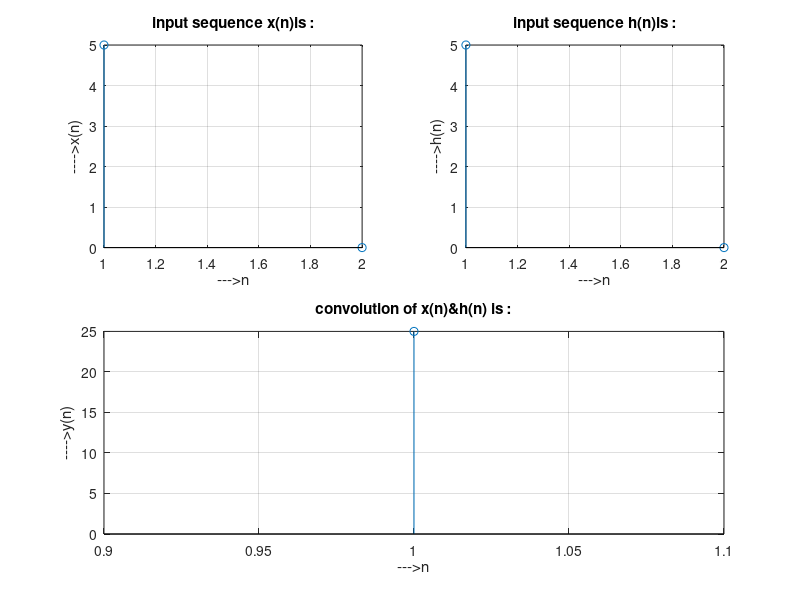

Source code (MATLAB):
clc;
clear all;
close all;
disp('linear convolution program')
x=input('enter input x(n):')
m=length(x);
h=input('enter input h(n)')
n=length(h);
x=[x,zeros(1,n)];
subplot(2,2,1),stem(x);
title('input sequence x(n)is :');
xlabel('--->n');
ylabel('---->x(n)');grid;
h=[h,zeros(1,n)];
subplot(2,2,2),stem(h);
title('input sequence h(n)is :');
xlabel('--->n');
ylabel('---->h(n)');grid;
disp('convolution of x(n)&h(n)is y(n)');
y=zeros(1,m+n-1);
for i=1 : m+n-1
    y(i)=0
    for j=1:m+n-1
        if(j<i+1)
            y(i)=y(i)+x(j)*h(i-j+1);
        end
    end
end
y
subplot(2,2,[3,4]),stem(y);
title('convolution of x(n)&h(n) is :');
xlabel('--->n');
ylabel('---->y(n)');grid;
